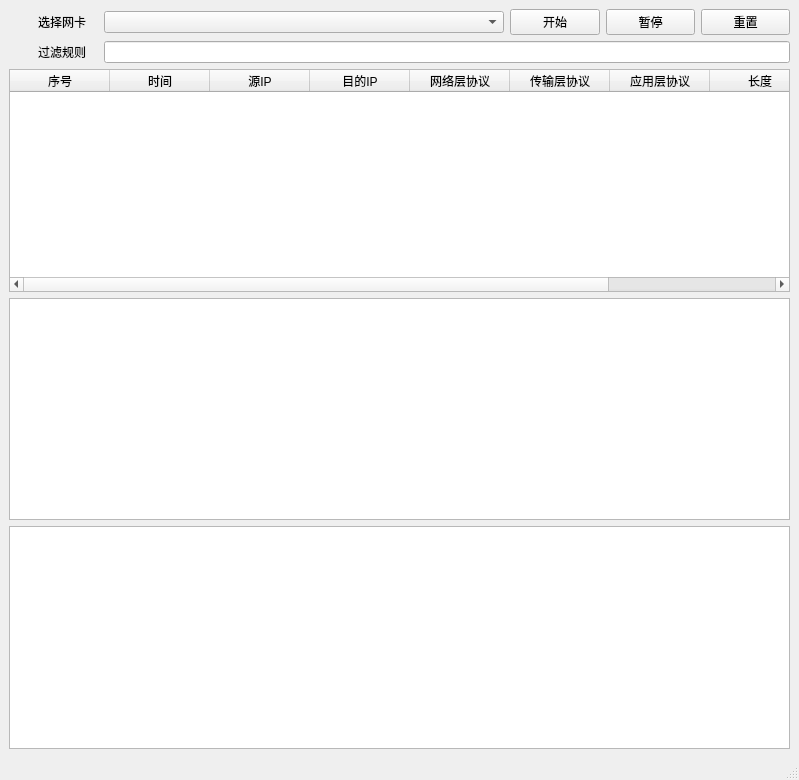
<?xml version="1.0" encoding="UTF-8"?>
<ui version="4.0">
 <class>MainWindow</class>
 <widget class="QMainWindow" name="MainWindow">
  <property name="geometry">
   <rect>
    <x>0</x>
    <y>0</y>
    <width>799</width>
    <height>780</height>
   </rect>
  </property>
  <property name="windowTitle">
   <string>ssniffer</string>
  </property>
  <widget class="QWidget" name="centralwidget">
   <layout class="QGridLayout" name="gridLayout_11">
    <item row="0" column="3">
     <layout class="QGridLayout" name="gridLayout_5">
      <item row="0" column="0">
       <widget class="QPushButton" name="pushButton_2">
        <property name="maximumSize">
         <size>
          <width>100</width>
          <height>16777215</height>
         </size>
        </property>
        <property name="text">
         <string>暂停</string>
        </property>
       </widget>
      </item>
     </layout>
    </item>
    <item row="4" column="0" colspan="5">
     <layout class="QGridLayout" name="gridLayout_10">
      <item row="0" column="0">
       <widget class="QPlainTextEdit" name="plainTextEdit"/>
      </item>
     </layout>
    </item>
    <item row="0" column="1">
     <layout class="QGridLayout" name="gridLayout_3">
      <item row="0" column="0">
       <widget class="QComboBox" name="comboBox">
        <property name="minimumSize">
         <size>
          <width>400</width>
          <height>0</height>
         </size>
        </property>
        <property name="sizeAdjustPolicy">
         <enum>QComboBox::AdjustToContentsOnFirstShow</enum>
        </property>
       </widget>
      </item>
     </layout>
    </item>
    <item row="3" column="0" colspan="5">
     <layout class="QGridLayout" name="gridLayout_9">
      <item row="0" column="0">
       <widget class="QPlainTextEdit" name="plainTextEdit_2"/>
      </item>
     </layout>
    </item>
    <item row="1" column="1" colspan="4">
     <layout class="QGridLayout" name="gridLayout_7">
      <item row="0" column="0">
       <widget class="QLineEdit" name="lineEdit">
        <property name="minimumSize">
         <size>
          <width>600</width>
          <height>0</height>
         </size>
        </property>
       </widget>
      </item>
     </layout>
    </item>
    <item row="0" column="4">
     <layout class="QGridLayout" name="gridLayout_6">
      <item row="0" column="0">
       <widget class="QPushButton" name="pushButton_3">
        <property name="maximumSize">
         <size>
          <width>100</width>
          <height>16777215</height>
         </size>
        </property>
        <property name="text">
         <string>重置</string>
        </property>
       </widget>
      </item>
     </layout>
    </item>
    <item row="2" column="0" colspan="5">
     <layout class="QGridLayout" name="gridLayout_8">
      <item row="0" column="0">
       <widget class="QTableWidget" name="tableWidget">
        <column>
         <property name="text">
          <string>序号</string>
         </property>
        </column>
        <column>
         <property name="text">
          <string>时间</string>
         </property>
        </column>
        <column>
         <property name="text">
          <string>源IP</string>
         </property>
        </column>
        <column>
         <property name="text">
          <string>目的IP</string>
         </property>
        </column>
        <column>
         <property name="text">
          <string>网络层协议</string>
         </property>
        </column>
        <column>
         <property name="text">
          <string>传输层协议</string>
         </property>
        </column>
        <column>
         <property name="text">
          <string>应用层协议</string>
         </property>
        </column>
        <column>
         <property name="text">
          <string>长度</string>
         </property>
        </column>
        <column>
         <property name="text">
          <string>data</string>
         </property>
        </column>
       </widget>
      </item>
     </layout>
    </item>
    <item row="0" column="2">
     <layout class="QGridLayout" name="gridLayout_4">
      <item row="0" column="0">
       <widget class="QPushButton" name="pushButton">
        <property name="maximumSize">
         <size>
          <width>100</width>
          <height>16777215</height>
         </size>
        </property>
        <property name="text">
         <string>开始</string>
        </property>
       </widget>
      </item>
     </layout>
    </item>
    <item row="0" column="0">
     <layout class="QGridLayout" name="gridLayout">
      <item row="0" column="0" alignment="Qt::AlignRight">
       <widget class="QLabel" name="label">
        <property name="minimumSize">
         <size>
          <width>60</width>
          <height>0</height>
         </size>
        </property>
        <property name="maximumSize">
         <size>
          <width>120</width>
          <height>16777215</height>
         </size>
        </property>
        <property name="text">
         <string>选择网卡</string>
        </property>
       </widget>
      </item>
     </layout>
    </item>
    <item row="1" column="0">
     <layout class="QGridLayout" name="gridLayout_2">
      <item row="0" column="0" alignment="Qt::AlignRight">
       <widget class="QLabel" name="label_2">
        <property name="minimumSize">
         <size>
          <width>60</width>
          <height>0</height>
         </size>
        </property>
        <property name="maximumSize">
         <size>
          <width>120</width>
          <height>16777215</height>
         </size>
        </property>
        <property name="text">
         <string>过滤规则</string>
        </property>
       </widget>
      </item>
     </layout>
    </item>
   </layout>
  </widget>
  <widget class="QStatusBar" name="statusbar"/>
 </widget>
 <resources/>
 <connections/>
</ui>
